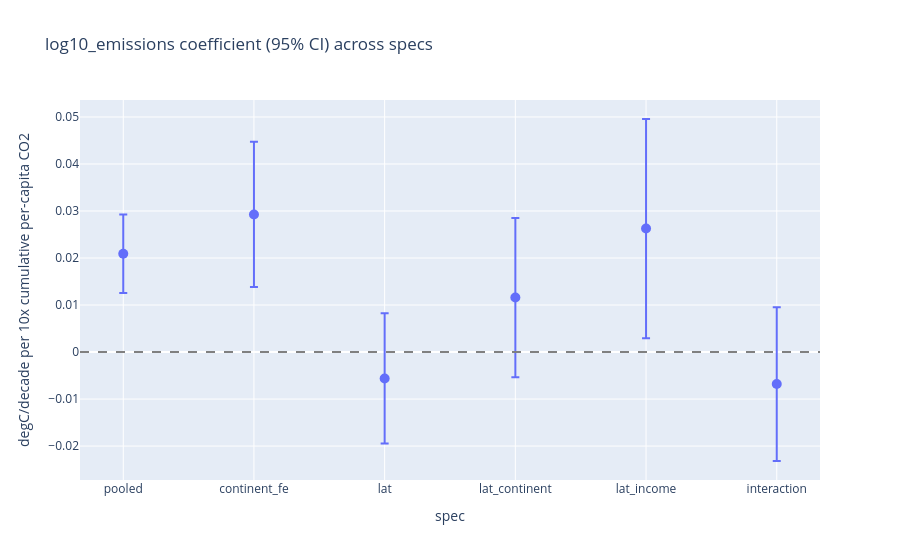

This figure's notebook cell:
### Code cell
fig = go.Figure(
    go.Scatter(
        x=stability["spec"],
        y=stability["coef"],
        error_y=dict(
            type="data",
            symmetric=False,
            array=stability["ci_high"] - stability["coef"],
            arrayminus=stability["coef"] - stability["ci_low"],
        ),
        mode="markers",
        marker=dict(size=10),
    )
)
fig.add_hline(y=0, line_dash="dash", line_color="gray")
fig.update_layout(
    title="log10_emissions coefficient (95% CI) across specs",
    yaxis_title="degC/decade per 10x cumulative per-capita CO2",
    xaxis_title="spec",
)
fig.show()

### Figure 1 — Plotly figure (JSON) as saved in the notebook; plotly's stock layout.template omitted (floating-point values rounded to 4 significant figures)
{"data": [{"error_y": {"array": [0.008369, 0.01545, 0.01386, 0.01693, 0.02331, 0.01637], "arrayminus": [0.008369, 0.01545, 0.01386, 0.01693, 0.02331, 0.01637], "symmetric": false, "type": "data"}, "marker": {"size": 10}, "mode": "markers", "type": "scatter", "x": ["pooled", "continent_fe", "lat", "lat_continent", "lat_income", "interaction"], "y": [0.02091, 0.02927, -0.005616, 0.0116, 0.02626, -0.006813]}], "layout": {"shapes": [{"line": {"color": "gray", "dash": "dash"}, "type": "line", "x0": 0, "x1": 1, "xref": "x domain", "y0": 0, "y1": 0, "yref": "y"}], "title": {"text": "log10_emissions coefficient (95% CI) across specs"}, "xaxis": {"title": {"text": "spec"}}, "yaxis": {"title": {"text": "degC/decade per 10x cumulative per-capita CO2"}}}}
